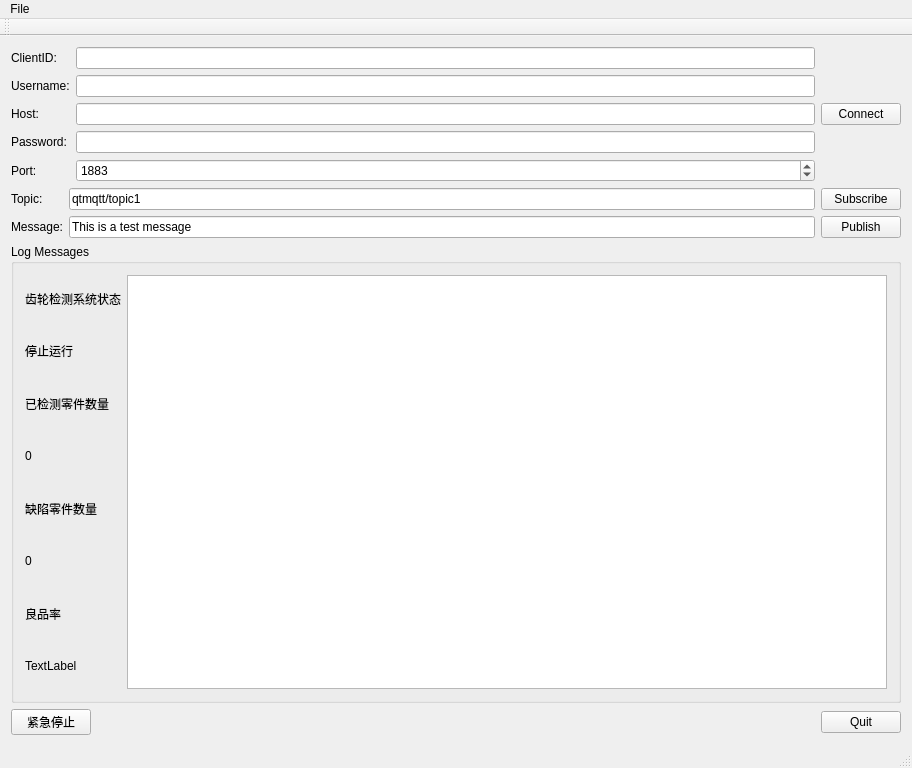
<?xml version="1.0" encoding="UTF-8"?>
<ui version="4.0">
 <class>MainWindow</class>
 <widget class="QMainWindow" name="MainWindow">
  <property name="geometry">
   <rect>
    <x>0</x>
    <y>0</y>
    <width>912</width>
    <height>768</height>
   </rect>
  </property>
  <property name="windowTitle">
   <string>MainWindow</string>
  </property>
  <widget class="QWidget" name="centralWidget">
   <layout class="QVBoxLayout" name="verticalLayout">
    <item>
     <layout class="QHBoxLayout" name="horizontalLayout">
      <item>
       <layout class="QFormLayout" name="formLayout">
        <item row="2" column="0">
         <widget class="QLabel" name="label">
          <property name="text">
           <string>Host:</string>
          </property>
         </widget>
        </item>
        <item row="2" column="1">
         <widget class="QLineEdit" name="lineEditHost">
          <property name="text">
           <string/>
          </property>
         </widget>
        </item>
        <item row="4" column="0">
         <widget class="QLabel" name="label_2">
          <property name="text">
           <string>Port:</string>
          </property>
         </widget>
        </item>
        <item row="4" column="1">
         <widget class="QSpinBox" name="spinBoxPort">
          <property name="maximum">
           <number>99999</number>
          </property>
          <property name="value">
           <number>1883</number>
          </property>
         </widget>
        </item>
        <item row="3" column="0">
         <widget class="QLabel" name="label_5">
          <property name="text">
           <string>Password:</string>
          </property>
         </widget>
        </item>
        <item row="3" column="1">
         <widget class="QLineEdit" name="lineEditpswd"/>
        </item>
        <item row="1" column="0">
         <widget class="QLabel" name="label_6">
          <property name="text">
           <string>Username:</string>
          </property>
         </widget>
        </item>
        <item row="1" column="1">
         <widget class="QLineEdit" name="lineEditname"/>
        </item>
        <item row="0" column="0">
         <widget class="QLabel" name="label_7">
          <property name="text">
           <string>ClientID:</string>
          </property>
         </widget>
        </item>
        <item row="0" column="1">
         <widget class="QLineEdit" name="lineEditid"/>
        </item>
       </layout>
      </item>
      <item>
       <widget class="QPushButton" name="buttonConnect">
        <property name="text">
         <string>Connect</string>
        </property>
       </widget>
      </item>
     </layout>
    </item>
    <item>
     <layout class="QGridLayout" name="gridLayout">
      <item row="1" column="1">
       <widget class="QLineEdit" name="lineEditMessage">
        <property name="text">
         <string>This is a test message</string>
        </property>
       </widget>
      </item>
      <item row="1" column="0">
       <widget class="QLabel" name="label_4">
        <property name="text">
         <string>Message:</string>
        </property>
       </widget>
      </item>
      <item row="0" column="2">
       <widget class="QPushButton" name="buttonSubscribe">
        <property name="text">
         <string>Subscribe</string>
        </property>
       </widget>
      </item>
      <item row="1" column="2">
       <widget class="QPushButton" name="buttonPublish">
        <property name="text">
         <string>Publish</string>
        </property>
       </widget>
      </item>
      <item row="0" column="1">
       <widget class="QLineEdit" name="lineEditTopic">
        <property name="text">
         <string>qtmqtt/topic1</string>
        </property>
       </widget>
      </item>
      <item row="0" column="0">
       <widget class="QLabel" name="label_3">
        <property name="text">
         <string>Topic:</string>
        </property>
       </widget>
      </item>
     </layout>
    </item>
    <item>
     <widget class="QGroupBox" name="groupBox">
      <property name="title">
       <string>Log Messages</string>
      </property>
      <layout class="QHBoxLayout" name="horizontalLayout_2">
       <item>
        <layout class="QVBoxLayout" name="verticalLayout_2">
         <item>
          <widget class="QLabel" name="label_10">
           <property name="text">
            <string>齿轮检测系统状态</string>
           </property>
          </widget>
         </item>
         <item>
          <widget class="QLabel" name="label_state">
           <property name="text">
            <string>停止运行</string>
           </property>
          </widget>
         </item>
         <item>
          <widget class="QLabel" name="label_11">
           <property name="text">
            <string>已检测零件数量</string>
           </property>
          </widget>
         </item>
         <item>
          <widget class="QLabel" name="label_counts">
           <property name="text">
            <string>0</string>
           </property>
          </widget>
         </item>
         <item>
          <widget class="QLabel" name="label_8">
           <property name="text">
            <string>缺陷零件数量</string>
           </property>
          </widget>
         </item>
         <item>
          <widget class="QLabel" name="label_badcounts">
           <property name="text">
            <string>0</string>
           </property>
          </widget>
         </item>
         <item>
          <widget class="QLabel" name="label_9">
           <property name="text">
            <string>良品率</string>
           </property>
          </widget>
         </item>
         <item>
          <widget class="QLabel" name="label_rate">
           <property name="text">
            <string>TextLabel</string>
           </property>
          </widget>
         </item>
        </layout>
       </item>
       <item>
        <widget class="QPlainTextEdit" name="editLog"/>
       </item>
      </layout>
     </widget>
    </item>
    <item>
     <layout class="QHBoxLayout" name="horizontalLayout_3">
      <item>
       <widget class="QPushButton" name="pushButtonstop">
        <property name="text">
         <string>紧急停止</string>
        </property>
       </widget>
      </item>
      <item>
       <spacer name="horizontalSpacer">
        <property name="orientation">
         <enum>Qt::Horizontal</enum>
        </property>
        <property name="sizeHint" stdset="0">
         <size>
          <width>40</width>
          <height>20</height>
         </size>
        </property>
       </spacer>
      </item>
      <item>
       <widget class="QPushButton" name="buttonQuit">
        <property name="text">
         <string>Quit</string>
        </property>
       </widget>
      </item>
     </layout>
    </item>
   </layout>
  </widget>
  <widget class="QMenuBar" name="menuBar">
   <property name="geometry">
    <rect>
     <x>0</x>
     <y>0</y>
     <width>912</width>
     <height>23</height>
    </rect>
   </property>
   <widget class="QMenu" name="menuFile">
    <property name="title">
     <string>File</string>
    </property>
    <addaction name="actionQuit"/>
   </widget>
   <addaction name="menuFile"/>
  </widget>
  <widget class="QToolBar" name="mainToolBar">
   <attribute name="toolBarArea">
    <enum>TopToolBarArea</enum>
   </attribute>
   <attribute name="toolBarBreak">
    <bool>false</bool>
   </attribute>
  </widget>
  <widget class="QStatusBar" name="statusBar"/>
  <action name="actionQuit">
   <property name="text">
    <string>Quit</string>
   </property>
  </action>
 </widget>
 <layoutdefault spacing="6" margin="11"/>
 <resources/>
 <connections/>
</ui>
